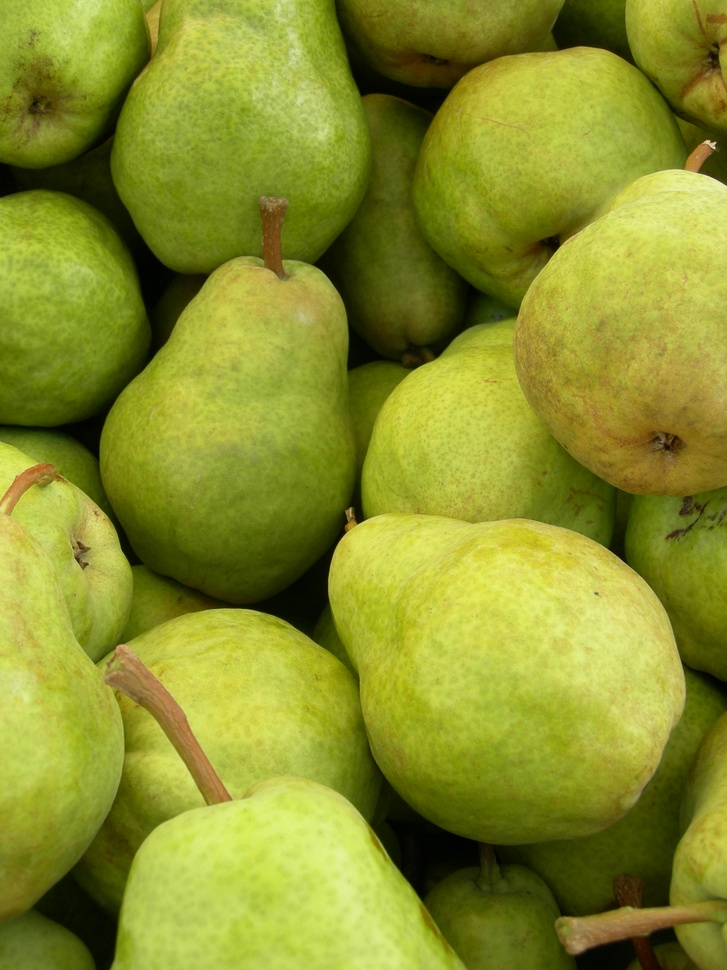
%> input picture segmentation/Pears1.jpg, 727 x 970 px, shrunk from 1944 x 2592 before the run
$ octave whatershed.m   (GNU Octave 9; MATLAB toolbox functions it lacks are replaced by stand-ins)
%> lines starting %> are read from the running program, lines starting %| are printed output that depends on the picture; in (x1, y1, x2, y2) boxes, pixels count from 0 and x2, y2 are one past the last pixel; in counts of white or black regions, pixels touching at a corner belong together; the program's own positions count from 1
% whatershed
% whatershed segmentation is often used to separate touching objects in an
% image
% The key is whether we can identify or mark foreground objects and
% background location
% Method:
%1. Compute a segmentation function. This is an image whose dark regions are
% the objects you are trying to segment.
%2. Compute foreground markers. These are connected blobs of pixels within
% each of the objects.
%3. Compute background markers. These are pixels that are not part of any object.
%4. Modify the segmentation function so that it only has minima at the
% foreground and background marker locations.
%5. Compute the watershed transform of the modified segmentation function.

rgb = imread('Pears1.jpg');
%> rgb is the input picture: size 970x727x3 uint8; mean R, G, B 137, 144.5, 43.5
I = rgb2gray(rgb);

%1. Use the Gradient Magnitude as the Segmentation Function
% use the Sobel edge masks, imfilter, and some simple arithmetic to compute
% the gradient magnitude. The gradient is high at the borders of the
% objects and low (mostly) inside the objects.
hy = fspecial('sobel');
hx = hy';
Iy = imfilter(double(I), hy, 'replicate');
Ix = imfilter(double(I), hx, 'replicate');
gradmag = sqrt(Ix.^2 + Iy.^2);
% gmag = imgradient(I);% equal to directly use build-in function by matlab
% note: if we directly segment the image by using whatershed transform on
% the gradient magnitude, the image often be 'oversegmentation'

%2. Mark the Foreground Objects
% A variety of procedures, such openning or closing method could be applied
% here to find the foreground markers, which must be connected blobs of
% pixels inside each of the foreground objects.


% opening which is errose followed by close
se = strel('disk', 20);
Io = imopen(I, se); % opening opertion which is errose followed by close
Ic = imclose(I, se);% closing opertion which is errose followed by close
Ie = imerode(I, se); % errosing operation
Id = imdilate(I, se); % closing operation

% based on reconstraction to make a opening and closing operation
Ioer = imreconstruct(Ie, I); % opening by reconstruction after eroding operation using imerode and imreconstruct.
Ioerd = imdilate(Ioer, se);
Ioercbr = imreconstruct(imcomplement(Ioerd), imcomplement(Ioer));

Ioercbr = imcomplement(Ioercbr); %  reconstruction-based opening and closing is better than opening-closing operation
% Calculate the regional maxima of Iobrcbr to obtain good foreground markers.
fgm = imregionalmax(Ioercbr);
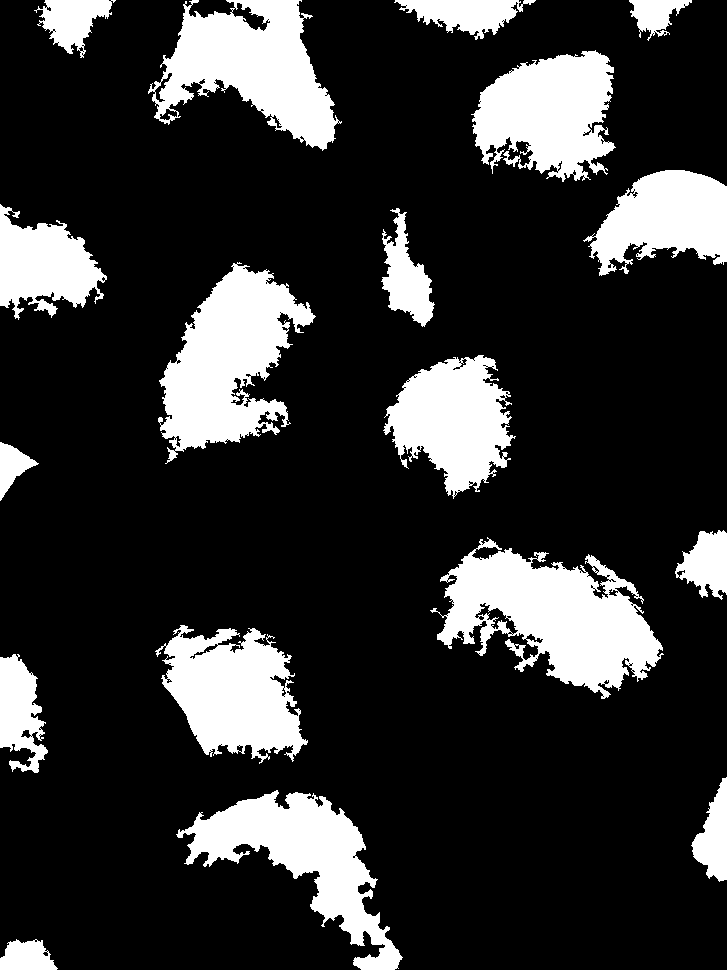
%> fgm: size 970x727 logical; 19.7% white; 18 white regions, largest, box (x1, y1, x2, y2) and area: (430, 537, 664, 699) 18873, (158, 262, 316, 464) 16402, (148, 0, 342, 151) 15059
% to make more marked objects and  segmented various properly
se2 = strel(ones(5,5));
fgm2 = imclose(fgm, se2);
%> fgm2: size 970x727 logical; 20.9% white; 18 white regions, largest, box (x1, y1, x2, y2) and area: (430, 537, 664, 699) 20356, (158, 262, 316, 464) 17463, (148, 0, 342, 151) 15996
fgm3 = imerode(fgm2, se2);
%> fgm3: size 970x727 logical; 18% white; 34 white regions (11 under 20 px), largest, box (x1, y1, x2, y2) and area: (439, 550, 661, 696) 17138, (161, 265, 311, 457) 15493, (151, 0, 336, 147) 14060
% remove some stray isolated pixels
fgm4 = bwareaopen(fgm3, 20);
% superimpose the foreground marker image on the  original image
It1 = rgb(:, :, 1);
It2 = rgb(:, :, 2);
It3 = rgb(:, :, 3);
It1(fgm4) = 255; It2(fgm4) = 0; It3(fgm4) = 0;
%> after `It1(fgm4) = 255`: It1: size 970x727 uint8; min 0, max 255, mean 148.4
%> after `It2(fgm4) = 0`:
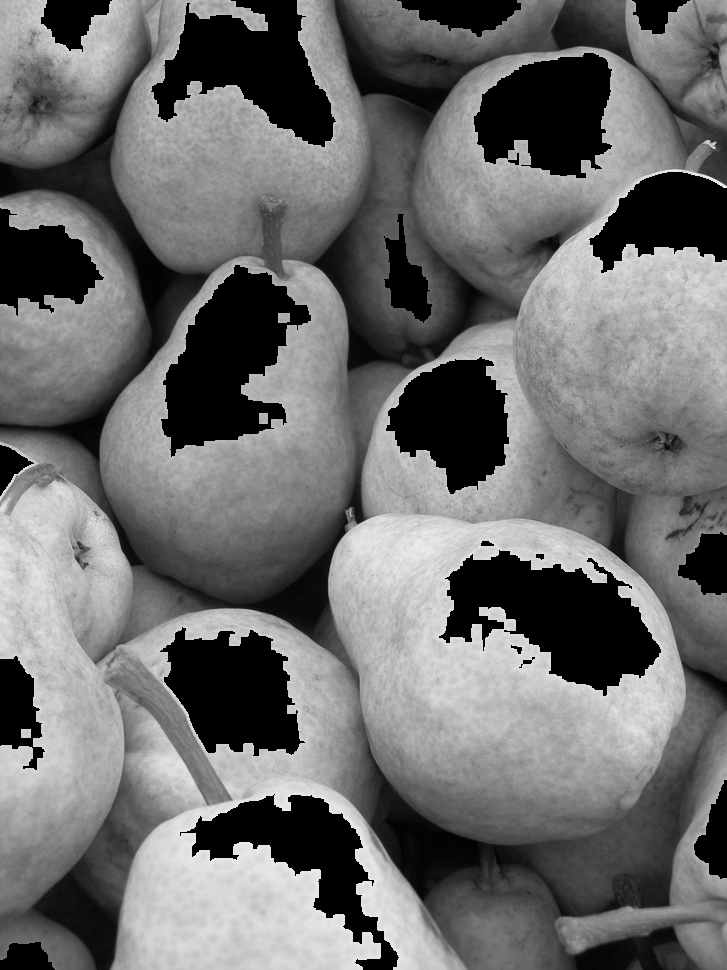
%> It2: size 970x727 uint8; min 0, max 244, mean 108.1
%> after `It3(fgm4) = 0`:
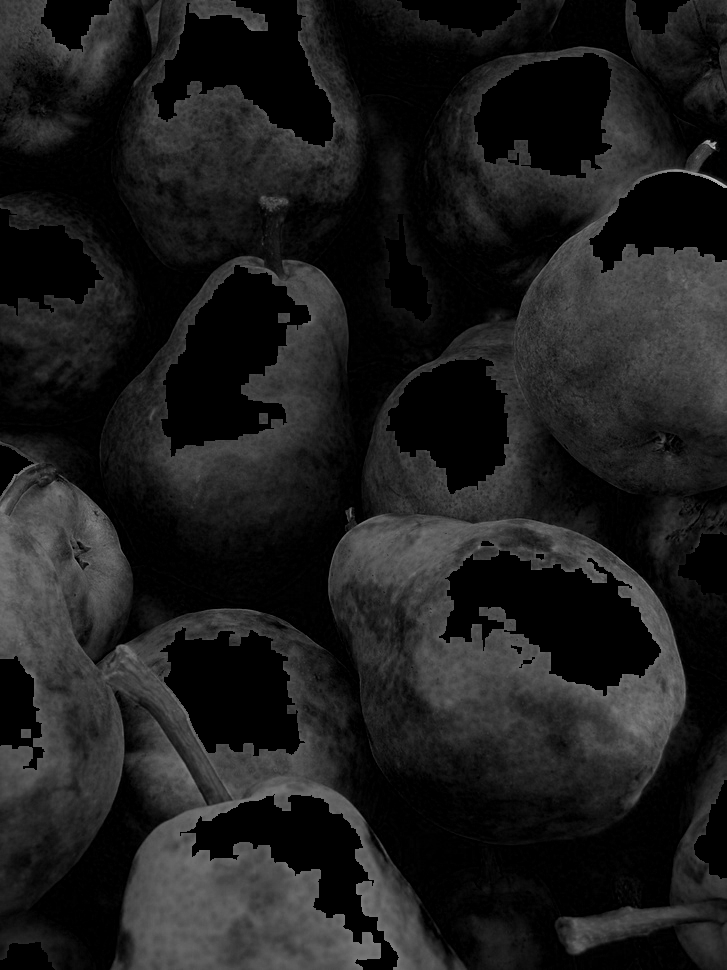
%> It3: size 970x727 uint8; min 0, max 201, mean 28.9
I3 = cat(3, It1, It2, It3);

%3. Compute Background Markers
% In the clean-up image, lobrcbr, the dark pixels belong to the background,
% therefore adopting the thresholding operation is a great way.
bw = im2bw(Ioercbr, graythresh(Ioercbr));
%> bw: size 970x727 logical; 59.5% white; 2 black regions, box (x1, y1, x2, y2) and area: (0, 0, 727, 970) 265027, (0, 688, 175, 970) 20269
% imshow(bw), title('Thresholded opening-closing by reconstruction (bw)')

% The background markers don't need to close to the edge of objects by
D = bwdist(bw);
DL = watershed(D);
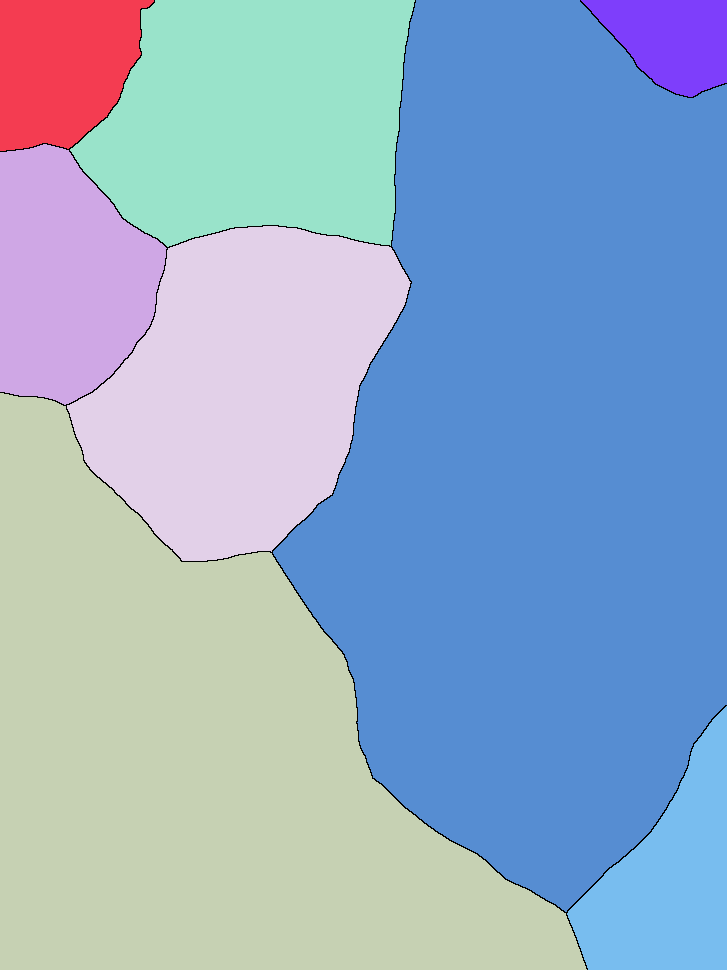
%> DL: size 970x727 uint8; 9 distinct labels, from 0 to 8; one colour per label, 0 black
bgm = DL == 0;
%> bgm: size 970x727 logical; 0.51% white in thin lines or dots

%4. Computed the whatershed transform of segmentation function
% imshow(bgm), title('Watershed ridge lines (bgm)')
gradmag2 = imimposemin(gradmag, bgm | fgm4);
L = watershed(gradmag2);
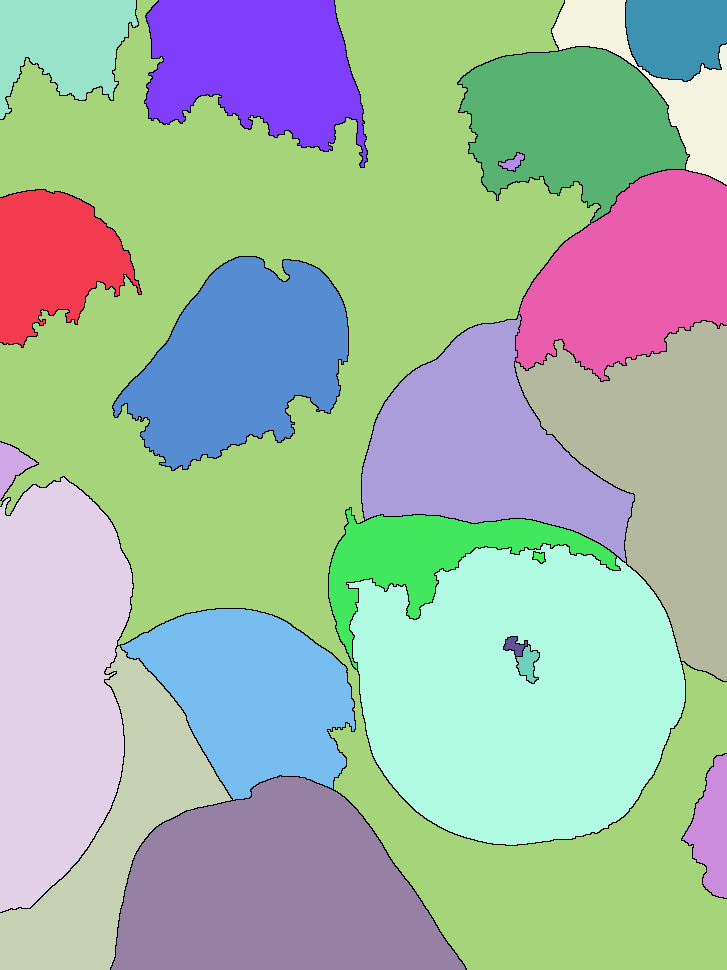
%> L: size 970x727 uint8; 24 distinct labels, from 0 to 23; one colour per label, 0 black

%5. Visualize the Result
% superimpose the foreground markers, background markers, and segmented
% object boundaries on the image (we can dilation certain aspectsm such as
% object boundary)
It1 = rgb(:, :, 1);
It2 = rgb(:, :, 2);
It3 = rgb(:, :, 3);
fgm5 = imdilate(L == 0, ones(3, 3)) | bgm | fgm4;
%> fgm5: size 970x727 logical; 23.2% white; 11 white regions, largest, box (x1, y1, x2, y2) and area: (0, 0, 727, 970) 101334, (111, 255, 350, 472) 18994, (180, 794, 399, 970) 11910
It1(fgm5) = 255; It2(fgm5) = 0; It3(fgm5) = 0;
I4 = cat(3, It1, It2, It3);
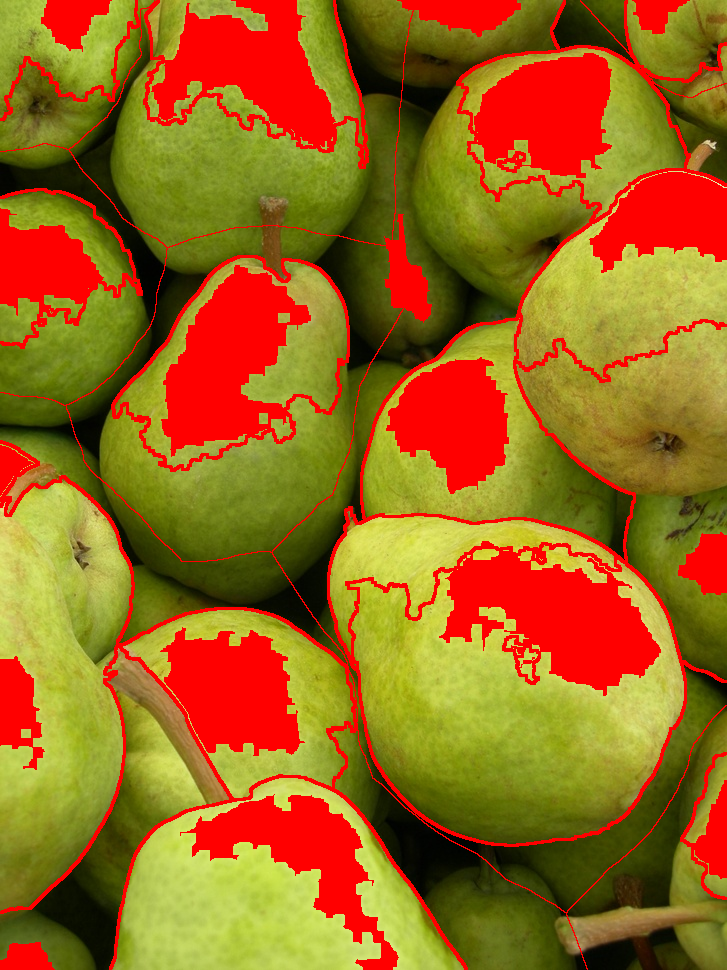
%> I4: size 970x727x3 uint8; mean R, G, B 155.4, 101.6, 27
L = watershed(gradmag2);

figure,
subplot(2,2,1), imshow(I),title('original image');
subplot(2,2,2), imshow(I4),title('mark and objects are superimposed on the original image');
subplot(2,2,3), imshow(L),title('whatershed transform of segmentation');
